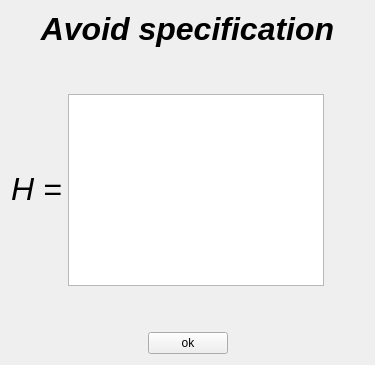
         <widget class="QWidget" name="page_8">
          <layout class="QVBoxLayout" name="verticalLayout_21">
           <item>
            <widget class="QLabel" name="label_8">
             <property name="sizePolicy">
              <sizepolicy hsizetype="Preferred" vsizetype="Preferred">
               <horstretch>0</horstretch>
               <verstretch>0</verstretch>
              </sizepolicy>
             </property>
             <property name="text">
              <string>&lt;html&gt;&lt;head/&gt;&lt;body&gt;&lt;p align=&quot;center&quot;&gt;&lt;span style=&quot; font-size:24pt; font-weight:600; font-style:italic;&quot;&gt;Avoid specification&lt;/span&gt;&lt;/p&gt;&lt;/body&gt;&lt;/html&gt;</string>
             </property>
            </widget>
           </item>
           <item>
            <spacer name="verticalSpacer_28">
             <property name="orientation">
              <enum>Qt::Vertical</enum>
             </property>
             <property name="sizeType">
              <enum>QSizePolicy::Preferred</enum>
             </property>
             <property name="sizeHint" stdset="0">
              <size>
               <width>20</width>
               <height>40</height>
              </size>
             </property>
            </spacer>
           </item>
           <item>
            <layout class="QHBoxLayout" name="horizontalLayout_26">
             <item>
              <widget class="QLabel" name="label_9">
               <property name="sizePolicy">
                <sizepolicy hsizetype="Preferred" vsizetype="Minimum">
                 <horstretch>0</horstretch>
                 <verstretch>0</verstretch>
                </sizepolicy>
               </property>
               <property name="text">
                <string>&lt;html&gt;&lt;head/&gt;&lt;body&gt;&lt;p align=&quot;center&quot;&gt;&lt;span style=&quot; font-size:24pt; font-style:italic;&quot;&gt;H =&lt;/span&gt;&lt;/p&gt;&lt;/body&gt;&lt;/html&gt;</string>
               </property>
              </widget>
             </item>
             <item>
              <widget class="QTextEdit" name="textEdit_avoid">
               <property name="sizePolicy">
                <sizepolicy hsizetype="Preferred" vsizetype="Expanding">
                 <horstretch>0</horstretch>
                 <verstretch>0</verstretch>
                </sizepolicy>
               </property>
              </widget>
             </item>
             <item>
              <spacer name="horizontalSpacer_26">
               <property name="orientation">
                <enum>Qt::Horizontal</enum>
               </property>
               <property name="sizeType">
                <enum>QSizePolicy::Preferred</enum>
               </property>
               <property name="sizeHint" stdset="0">
                <size>
                 <width>40</width>
                 <height>20</height>
                </size>
               </property>
              </spacer>
             </item>
            </layout>
           </item>
           <item>
            <spacer name="verticalSpacer_29">
             <property name="orientation">
              <enum>Qt::Vertical</enum>
             </property>
             <property name="sizeType">
              <enum>QSizePolicy::Preferred</enum>
             </property>
             <property name="sizeHint" stdset="0">
              <size>
               <width>20</width>
               <height>40</height>
              </size>
             </property>
            </spacer>
           </item>
           <item>
            <layout class="QHBoxLayout" name="horizontalLayout_25">
             <item>
              <spacer name="horizontalSpacer_23">
               <property name="orientation">
                <enum>Qt::Horizontal</enum>
               </property>
               <property name="sizeHint" stdset="0">
                <size>
                 <width>40</width>
                 <height>20</height>
                </size>
               </property>
              </spacer>
             </item>
             <item>
              <widget class="QPushButton" name="pushButton_avoid">
               <property name="text">
                <string>ok</string>
               </property>
              </widget>
             </item>
             <item>
              <spacer name="horizontalSpacer_24">
               <property name="orientation">
                <enum>Qt::Horizontal</enum>
               </property>
               <property name="sizeHint" stdset="0">
                <size>
                 <width>40</width>
                 <height>20</height>
                </size>
               </property>
              </spacer>
             </item>
            </layout>
           </item>
          </layout>
         </widget>
